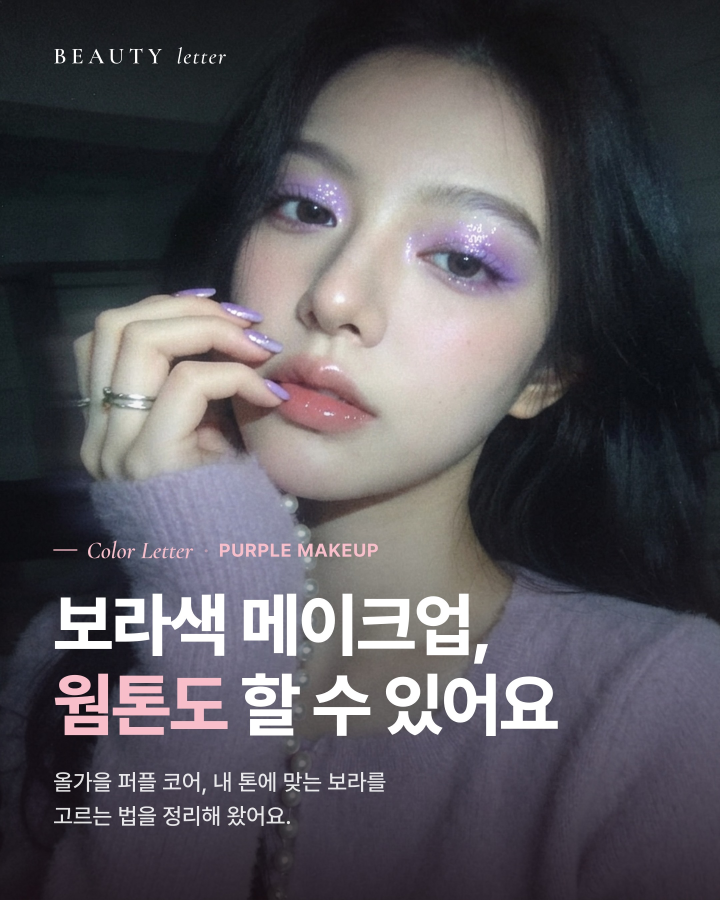
#> input picture data/publish/BL-2026-10-02_pm_purple/01.jpg, 2160 x 2700 px (shown at 1/3 size)
$ python -i build_2026-11-03_dryness.py   (imports and definitions only)
#> lines starting #> are read from the running program, lines starting #| are printed output that depends on the picture
import sys, os
sys.path.insert(0, "/home/user/ongrowth/tools/glowchoi")
from PIL import Image, ImageDraw, ImageFilter
import thumbs, body

OUT = sys.argv[1]
# [1 line not run here, left out]

def shade(d, box, top, bot):
    x0, y0, x1, y1 = box
    t, b = thumbs.hexrgb(top), thumbs.hexrgb(bot)
    for y in range(int(y0), int(y1)):
        k = (y - y0) / max(1, (y1 - y0))
        d.line((x0, y, x1, y), fill=tuple(round(t[i] + (b[i] - t[i]) * k) for i in range(3)) + (255,))

def toner():      # 무지 토너 병
    im = Image.new("RGBA", (300, 820), (0, 0, 0, 0)); d = ImageDraw.Draw(im)
    shade(d, (100, 20, 200, 150), "#E1C4B4", "#C9A592")
    d.rounded_rectangle((100, 20, 200, 150), radius=14, outline="#B8937F", width=3)
    shade(d, (30, 150, 270, 815), "#FBF6F2", "#EBDDD3")
    d.rounded_rectangle((30, 150, 270, 815), radius=46, outline="#E0D0C5", width=3)
    d.rounded_rectangle((70, 420, 230, 560), radius=10, fill="#F1E3DA")
    return im

def serum():      # 무지 스포이드 세럼
    im = Image.new("RGBA", (300, 720), (0, 0, 0, 0)); d = ImageDraw.Draw(im)
    d.ellipse((105, 10, 195, 140), fill="#AE8977")
    shade(d, (85, 120, 215, 260), "#C9A592", "#AE8977")
    shade(d, (40, 255, 260, 715), "#EAD3C6", "#D8B6A4")
    d.rounded_rectangle((40, 255, 260, 715), radius=40, outline="#C7A593", width=3)
    d.rounded_rectangle((75, 420, 225, 540), radius=10, fill="#F5E8E0")
    return im

def cream():      # 무지 크림 용기
    im = Image.new("RGBA", (440, 520), (0, 0, 0, 0)); d = ImageDraw.Draw(im)
    shade(d, (50, 210, 390, 515), "#FFFFFF", "#EDE6E1")
    d.rounded_rectangle((50, 210, 390, 515), radius=40, outline="#E2D6CE", width=3)
    shade(d, (30, 70, 410, 220), "#E1C4B4", "#CFA894")
    d.rounded_rectangle((30, 70, 410, 225), radius=26, outline="#C29C88", width=3)
    return im

def drop():       # 물방울 아이콘
    im = Image.new("RGBA", (300, 380), (0, 0, 0, 0)); d = ImageDraw.Draw(im)
    d.polygon([(150, 10), (40, 220), (260, 220)], fill="#C9A592")
    d.ellipse((38, 140, 262, 370), fill="#C9A592")
    d.ellipse((90, 220, 140, 300), fill="#E6D0C3")
    return im

def tidy(im):
    im = im.crop(im.getbbox())
    im.putalpha(im.getchannel("A").filter(ImageFilter.GaussianBlur(0.8)))
    return im

# [42 lines not run here, left out]

>>> import cv2
>>> picture = cv2.imread('../../../data/publish/BL-2026-10-02_pm_purple/01.jpg', cv2.IMREAD_GRAYSCALE)
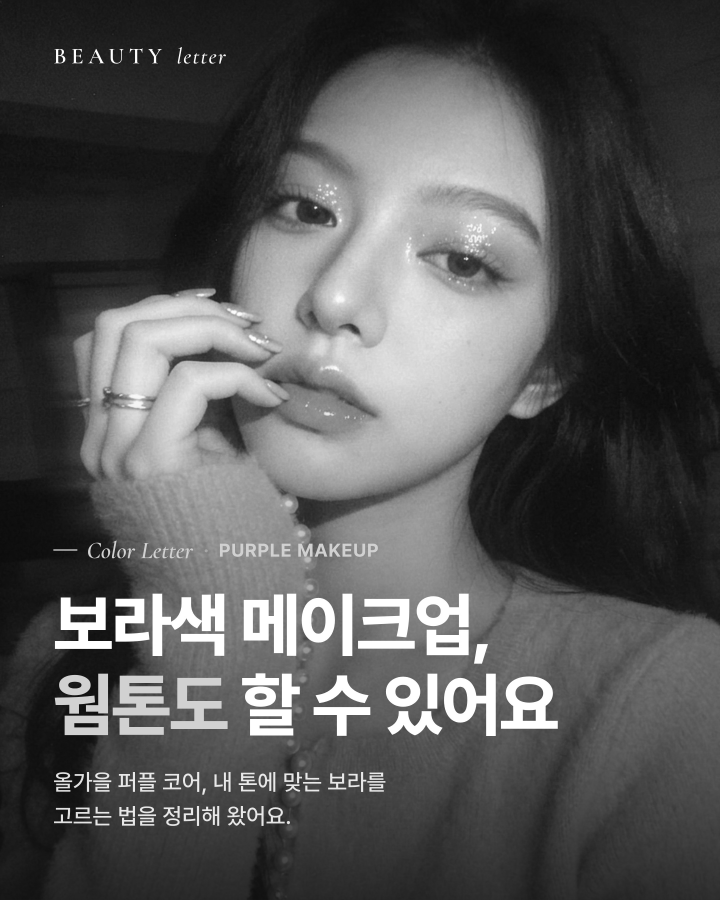
#> picture: shape (2700, 2160) (shown at 1/3 size); min 8, max 255, mean 86.3
#> (the run stopped early here; a loop or call above may not have finished)

$ run again, on data/publish/BL-2026-10-02_pm_purple/02.jpg
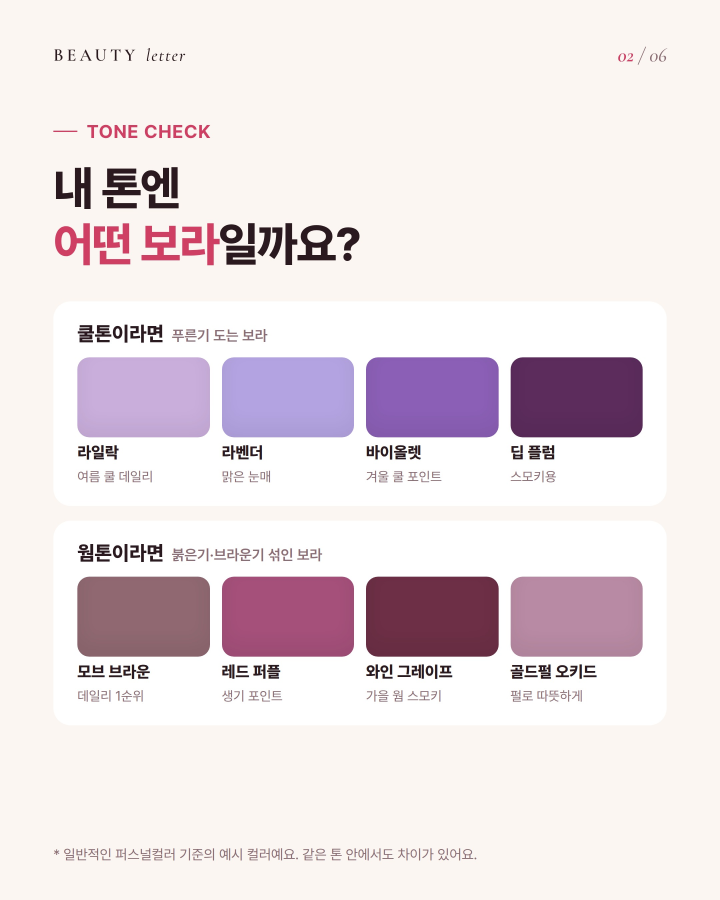
#> input picture data/publish/BL-2026-10-02_pm_purple/02.jpg, 2160 x 2700 px (shown at 1/3 size)
#> `picture = cv2.imread('../../../data/publish/BL-2026-10-02_pm_purple/01..`:
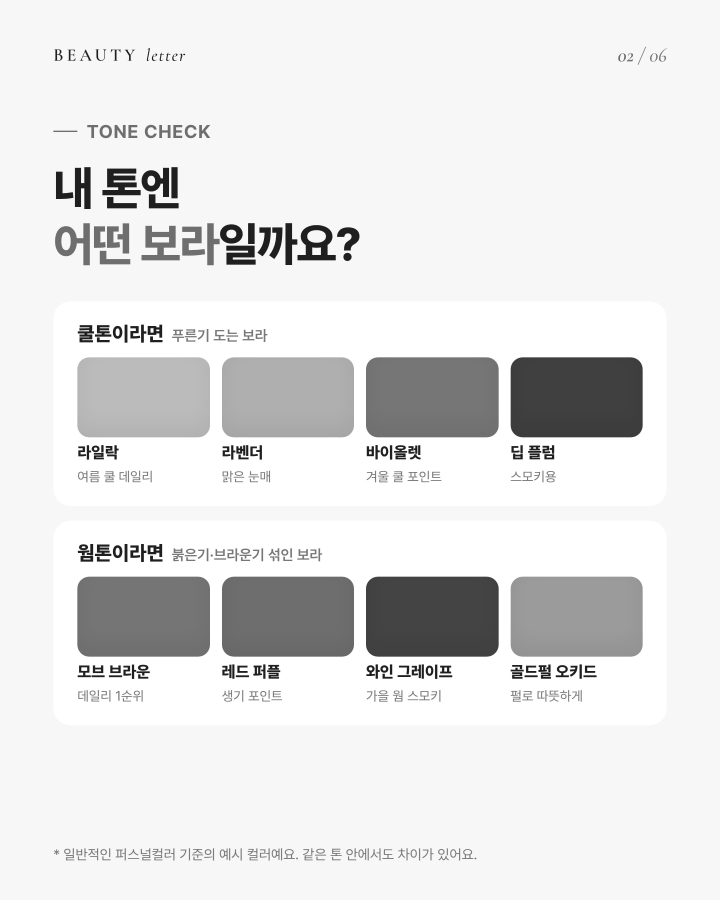
#> picture: shape (2700, 2160) (shown at 1/3 size); min 20, max 255, mean 228
